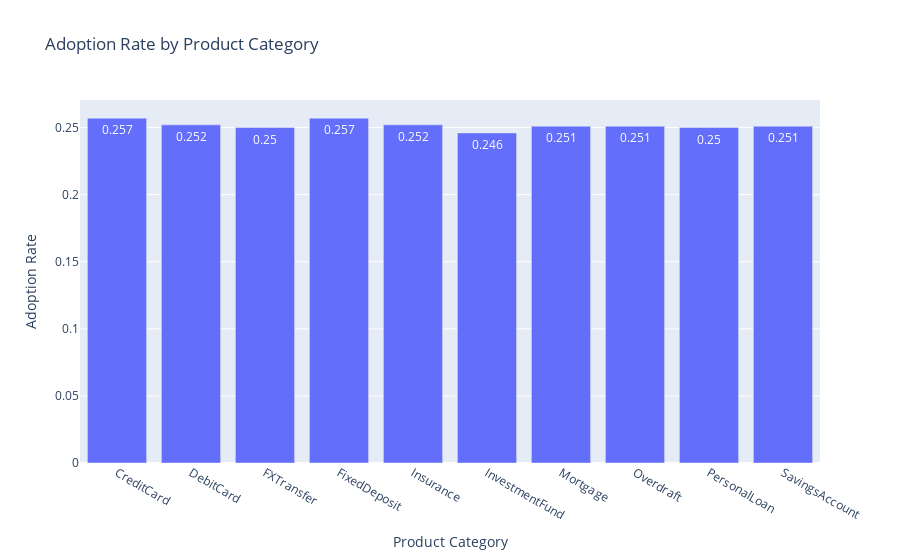

The notebook cell this image was saved under:
### Code cell
# Cross-dataset analysis: Product-Adoption relationship
if 'products' in locals() and 'adoption_logs' in locals():
    print("🔗 CROSS-DATASET ANALYSIS")
    print("=" * 50)
    
    # Merge products with adoption logs
    if 'product_id' in products.columns and 'product_id' in adoption_logs.columns:
        product_adoption = adoption_logs.merge(products, on='product_id', how='left')
        
        print(f"Merged dataset shape: {product_adoption.shape}")
        
        # Adoption rate by product category
        if 'adopted' in product_adoption.columns and 'category' in product_adoption.columns:
            adoption_by_category = product_adoption.groupby('category')['adopted'].agg(['mean', 'count']).round(3)
            adoption_by_category.columns = ['Adoption_Rate', 'Total_Records']
            
            print("\n📊 Adoption Rate by Product Category:")
            display(adoption_by_category.sort_values('Adoption_Rate', ascending=False))
            
            # Visualization
            fig = go.Figure()
            fig.add_trace(go.Bar(
                x=adoption_by_category.index,
                y=adoption_by_category['Adoption_Rate'],
                text=adoption_by_category['Adoption_Rate'].round(3),
                textposition='auto'
            ))
            fig.update_layout(
                title="Adoption Rate by Product Category",
                xaxis_title="Product Category",
                yaxis_title="Adoption Rate"
            )
            fig.show()
    else:
        print("⚠️ Cannot merge datasets - product_id column missing")
else:
    print("⚠️ Cannot perform cross-dataset analysis - datasets not available")

### Figure 1 — Plotly figure (JSON) as saved in the notebook; plotly's stock layout.template omitted (floating-point values rounded to 4 significant figures)
{"data": [{"text": [0.257, 0.252, 0.25, 0.257, 0.252, 0.246, 0.251, 0.251, 0.25, 0.251], "textposition": "auto", "type": "bar", "x": ["CreditCard", "DebitCard", "FXTransfer", "FixedDeposit", "Insurance", "InvestmentFund", "Mortgage", "Overdraft", "PersonalLoan", "SavingsAccount"], "y": [0.257, 0.252, 0.25, 0.257, 0.252, 0.246, 0.251, 0.251, 0.25, 0.251]}], "layout": {"title": {"text": "Adoption Rate by Product Category"}, "xaxis": {"title": {"text": "Product Category"}}, "yaxis": {"title": {"text": "Adoption Rate"}}}}
